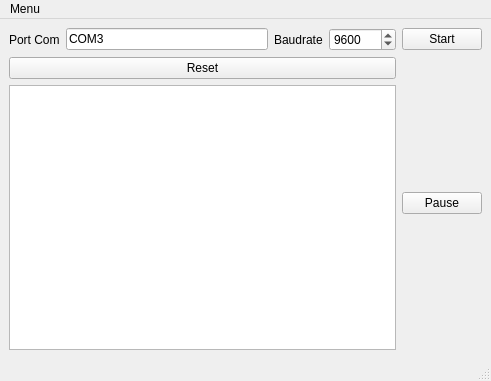
<?xml version="1.0" encoding="UTF-8"?>
<ui version="4.0">
 <class>MainWindow</class>
 <widget class="QMainWindow" name="MainWindow">
  <property name="geometry">
   <rect>
    <x>0</x>
    <y>0</y>
    <width>491</width>
    <height>381</height>
   </rect>
  </property>
  <property name="windowTitle">
   <string>MainWindow</string>
  </property>
  <widget class="QWidget" name="centralwidget">
   <layout class="QGridLayout" name="gridLayout">
    <item row="1" column="0">
     <layout class="QHBoxLayout" name="horizontalLayout">
      <item>
       <widget class="QLabel" name="label">
        <property name="text">
         <string>Port Com</string>
        </property>
       </widget>
      </item>
      <item>
       <widget class="QLineEdit" name="lineEditCom">
        <property name="text">
         <string>COM3</string>
        </property>
       </widget>
      </item>
      <item>
       <widget class="QLabel" name="label_2">
        <property name="text">
         <string>Baudrate</string>
        </property>
       </widget>
      </item>
      <item>
       <widget class="QSpinBox" name="spinBoxBaudrate">
        <property name="maximum">
         <number>100000</number>
        </property>
        <property name="value">
         <number>9600</number>
        </property>
       </widget>
      </item>
      <item>
       <widget class="QPushButton" name="startButton">
        <property name="text">
         <string>Start</string>
        </property>
       </widget>
      </item>
     </layout>
    </item>
    <item row="5" column="0">
     <layout class="QGridLayout" name="gridLayout_2">
      <item row="1" column="1">
       <widget class="QPushButton" name="resetButton">
        <property name="text">
         <string>Reset</string>
        </property>
       </widget>
      </item>
      <item row="2" column="1">
       <widget class="QTextEdit" name="textEdit"/>
      </item>
      <item row="1" column="2" rowspan="2">
       <layout class="QVBoxLayout" name="verticalLayout">
        <item>
         <widget class="QPushButton" name="pauseButton">
          <property name="text">
           <string>Pause</string>
          </property>
         </widget>
        </item>
       </layout>
      </item>
     </layout>
    </item>
   </layout>
  </widget>
  <widget class="QMenuBar" name="menubar">
   <property name="geometry">
    <rect>
     <x>0</x>
     <y>0</y>
     <width>491</width>
     <height>22</height>
    </rect>
   </property>
   <widget class="QMenu" name="menuMenu">
    <property name="title">
     <string>Menu</string>
    </property>
    <addaction name="actionExporter"/>
   </widget>
   <addaction name="menuMenu"/>
  </widget>
  <widget class="QStatusBar" name="statusbar"/>
  <action name="actionExporter">
   <property name="text">
    <string>Exporter</string>
   </property>
  </action>
 </widget>
 <resources/>
 <connections/>
</ui>
